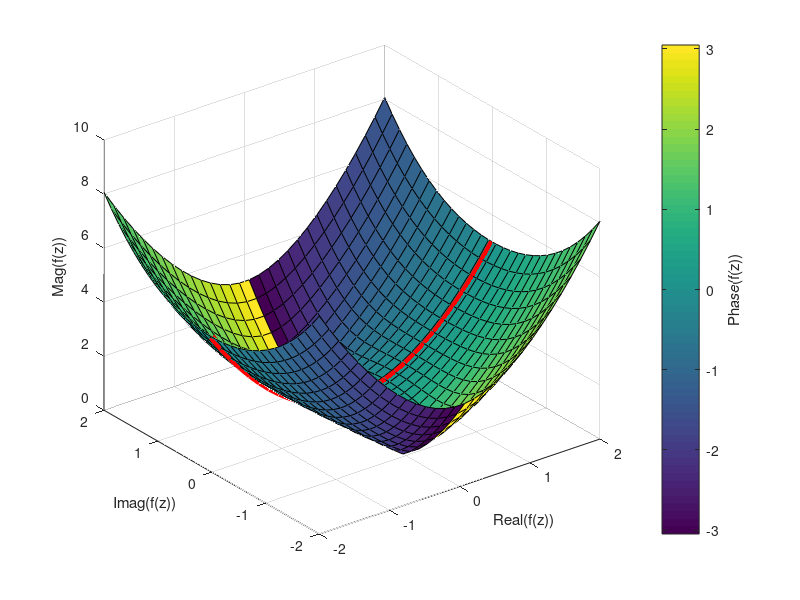

The MATLAB script that drew this image:
clear all; close all; clc;
real_axis=linspace(-2,2,30);
imag_axis=linspace(-2,2,30);

fz= zeros(length(real_axis),length(imag_axis));
for iter_r=1:length(real_axis)
    for iter_i=1:length(imag_axis)
        z=real_axis(iter_r)+1j*imag_axis(iter_i);
        fz(iter_r,iter_i)=z.^2+1;
    end
end

surf(real_axis,imag_axis,abs(fz'),angle(fz'));
xlabel('Real(f(z))');
ylabel('Imag(f(z))');
zlabel('Mag(f(z))');
% title('z=c^2+1, c=x+jy');
h = colorbar;
ylabel(h, 'Phase(f(z))')
hold on

plot3(real_axis,zeros(size(real_axis)),[real_axis.^2+1],'r','linewidth',5)
